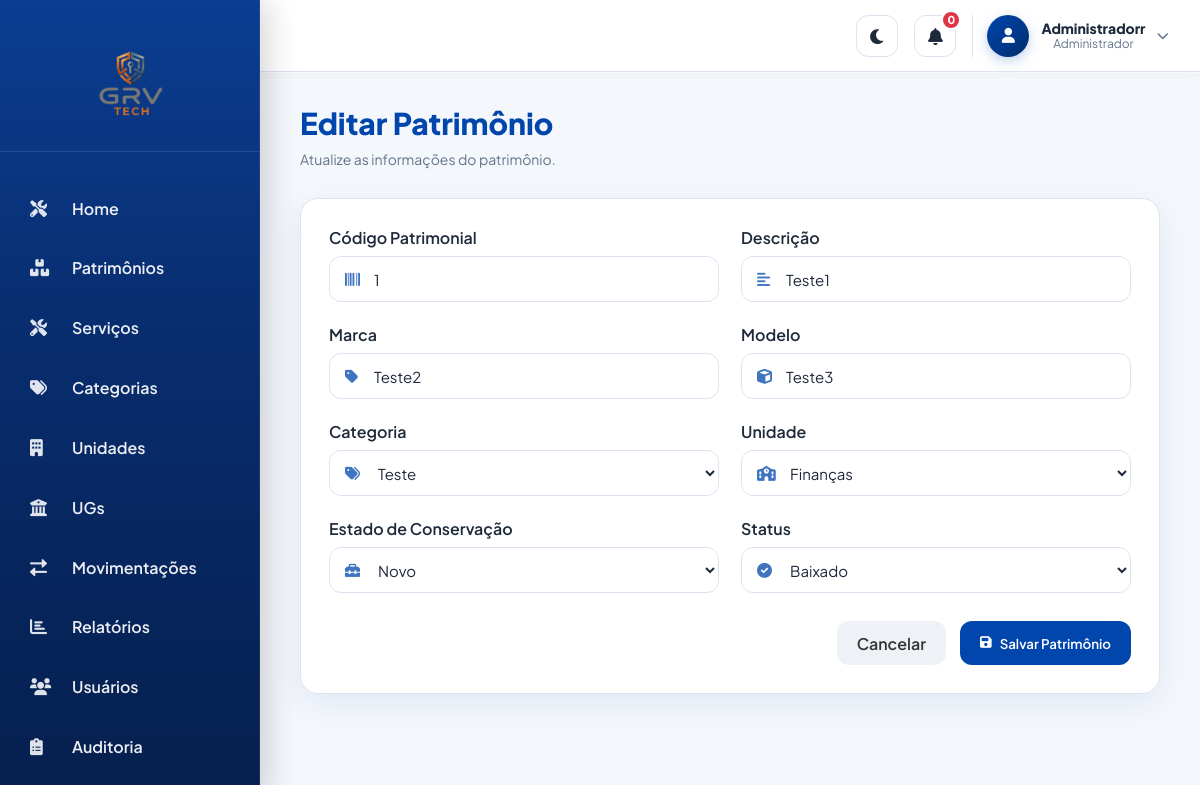
Page /patrimonio_editar.php?id=1 (signed in) on the committed database.
### tables this page shows
CREATE TABLE `patrimonios` (
  `id` int(11) NOT NULL AUTO_INCREMENT,
  `id_categoria` int(11) NOT NULL,
  `id_unidade` int(11) NOT NULL,
  `codigo_patrimonial` varchar(30) NOT NULL,
  `placa` varchar(20) DEFAULT NULL,
  `descricao` text NOT NULL,
  `marca` varchar(100) DEFAULT NULL,
  `modelo` varchar(100) DEFAULT NULL,
  `num_serie` varchar(100) DEFAULT NULL,
  `data_aquisicao` date DEFAULT NULL,
  `valor_aquisicao` decimal(14,2) DEFAULT NULL,
  `estado_conservacao` enum('NOVO','BOM','REGULAR','RUIM','INSERVÍVEL') DEFAULT 'BOM',
  `status` enum('ATIVO','MANUTENCAO','BAIXADO') DEFAULT 'ATIVO',
  `data_baixa` datetime DEFAULT NULL,
  `motivo_baixa` text DEFAULT NULL,
  `data_cadastro` datetime DEFAULT current_timestamp(),
  `item` varchar(150) DEFAULT NULL,
  `numero_nota` varchar(50) DEFAULT NULL,
  `serie` varchar(50) DEFAULT NULL,
  `data_nota` date DEFAULT NULL,
  `data_empenho` date DEFAULT NULL,
  `numero_empenho` varchar(50) DEFAULT NULL,
  `numero_processo_administrativo` varchar(100) DEFAULT NULL,
  `valor` decimal(14,2) DEFAULT 0.00,
  PRIMARY KEY (`id`),
  UNIQUE KEY `codigo_patrimonial` (`codigo_patrimonial`),
  UNIQUE KEY `placa` (`placa`),
  KEY `id_categoria` (`id_categoria`),
  KEY `id_unidade` (`id_unidade`),
  CONSTRAINT `patrimonios_ibfk_1` FOREIGN KEY (`id_categoria`) REFERENCES `categorias` (`id`),
  CONSTRAINT `patrimonios_ibfk_2` FOREIGN KEY (`id_unidade`) REFERENCES `unidades` (`id`)
);

CREATE TABLE `categorias` (
  `id` int(11) NOT NULL AUTO_INCREMENT,
  `nome` varchar(150) NOT NULL,
  `vida_util_anos` int(11) DEFAULT 5,
  `descricao` varchar(255) DEFAULT NULL,
  `status` enum('ATIVO','INATIVO') DEFAULT 'ATIVO',
  PRIMARY KEY (`id`)
);

CREATE TABLE `unidades` (
  `id` int(11) NOT NULL AUTO_INCREMENT,
  `id_ug` int(11) NOT NULL,
  `nome` varchar(150) NOT NULL,
  `endereco` varchar(255) DEFAULT NULL,
  `gps_coords` varchar(100) DEFAULT NULL,
  `responsavel` varchar(100) DEFAULT NULL,
  `telefone` varchar(20) DEFAULT NULL,
  `status` enum('ATIVO','INATIVO') DEFAULT 'ATIVO',
  PRIMARY KEY (`id`),
  KEY `id_ug` (`id_ug`),
  CONSTRAINT `unidades_ibfk_1` FOREIGN KEY (`id_ug`) REFERENCES `ugs` (`id`)
);

### public/patrimonio_editar.php (the view, shortened to what this page needs)
<?php
require_once '../config/database.php';
$id = $_GET['id'] ?? null;
$stmt = $pdo->prepare("
    SELECT * FROM patrimonios
    WHERE id = :id
");
$stmt->execute([':id' => $id]);
$patrimonio = $stmt->fetch(PDO::FETCH_ASSOC);
$categorias = $pdo->query("SELECT id, nome FROM categorias ORDER BY nome")->fetchAll(PDO::FETCH_ASSOC);
$unidades = $pdo->query("SELECT id, nome FROM unidades ORDER BY nome")->fetchAll(PDO::FETCH_ASSOC);
?>
<!DOCTYPE html>
<html lang="pt-br">
<head>
    <link rel="stylesheet" href="assets/css/css.php">
    <link rel="stylesheet" href="https://cdnjs.cloudflare.com/ajax/libs/font-awesome/6.0.0/css/all.min.css">
</head>
<body class="logado">
    <?php include 'includes/sidebar.php'; ?>
    <?php include 'includes/topbar.php'; ?>
    <div class="main-content">
        <header class="header-operacional">
            <div>
                <h1 class="page-title">Editar Patrimônio</h1>
                <p class="page-subtitle">Atualize as informações do patrimônio.</p>
            </div>
        </header>
        <form id="formPatrimonio" class="form-card">
            <div class="form-grid">
                <div class="form-group">
                    <label>Código Patrimonial</label>
                    <div class="form-input-icon">
                        <input type="text" name="codigo_patrimonial" value="<?= htmlspecialchars($patrimonio['codigo_patrimonial']) ?>" required>
                    </div>
                </div>
                <div class="form-group">
                    <label>Descrição</label>
                    <div class="form-input-icon">
                        <input type="text" name="descricao" value="<?= htmlspecialchars($patrimonio['descricao']) ?>" required>
                    </div>
                </div>
                <div class="form-group">
                    <label>Marca</label>
                    <div class="form-input-icon">
                        <input type="text" name="marca" value="<?= htmlspecialchars($patrimonio['marca']) ?>" required>
                    </div>
                </div>
                <div class="form-group">
                    <label>Modelo</label>
                    <div class="form-input-icon">
                        <input type="text" name="modelo" value="<?= htmlspecialchars($patrimonio['modelo']) ?>" required>
                    </div>
                </div>
                <div class="form-group">
                    <label>Categoria</label>
                    <div class="form-input-icon">
                        <select name="id_categoria" required>
                            <?php foreach ($categorias as $categoria): ?>
                                <option value="<?= $categoria['id'] ?>" <?= $categoria['id'] == $patrimonio['id_categoria'] ? 'selected' : '' ?>>
                                    <?= htmlspecialchars($categoria['nome']) ?>
                                </option>
                            <?php endforeach; ?>
                        </select>
                    </div>
                </div>
                <div class="form-group">
                    <label>Unidade</label>
                    <div class="form-input-icon">
                        <select name="id_unidade" required>
                            <?php foreach ($unidades as $unidade): ?>
                                <option value="<?= $unidade['id'] ?>" <?= $unidade['id'] == $patrimonio['id_unidade'] ? 'selected' : '' ?>>
                                    <?= htmlspecialchars($unidade['nome']) ?>
                                </option>
                            <?php endforeach; ?>
                        </select>
                    </div>
                </div>
                <div class="form-group">
                    <label>Estado de Conservação</label>
                    <div class="form-input-icon">
                        <select name="estado_conservacao" required>
                            <option value="novo" <?= $patrimonio['estado_conservacao'] == 'novo' ? 'selected' : '' ?>>
                                Novo
                            </option>
                        </select>
                    </div>
                </div>
                <div class="form-group">
                    <label>Status</label>
                    <div class="form-input-icon">
                        <select name="status" required>
                            <option value="BAIXADO" <?= $patrimonio['status'] == 'BAIXADO' ? 'selected' : '' ?>>
                                Baixado
                            </option>
                        </select>
                    </div>
                </div>
            </div>
            <div class="form-actions">
                <a href="patrimonios.php" class="btn-secondary">Cancelar</a>
                <button type="submit" class="btn-primary">
                    <i class="fas fa-save"></i>
                    Salvar Patrimônio
                </button>
            </div>
        </form>
    </div>
    <?php include 'includes/footer.php'; ?>

### rows in the picture
patrimonios: codigo_patrimonial "1", descricao "Teste1", marca "Teste2", modelo "Teste3", id_categoria "Teste", id_unidade "Finanças", status "Baixado"

### other values in the picture
$usuarioNome "Administradorr"
